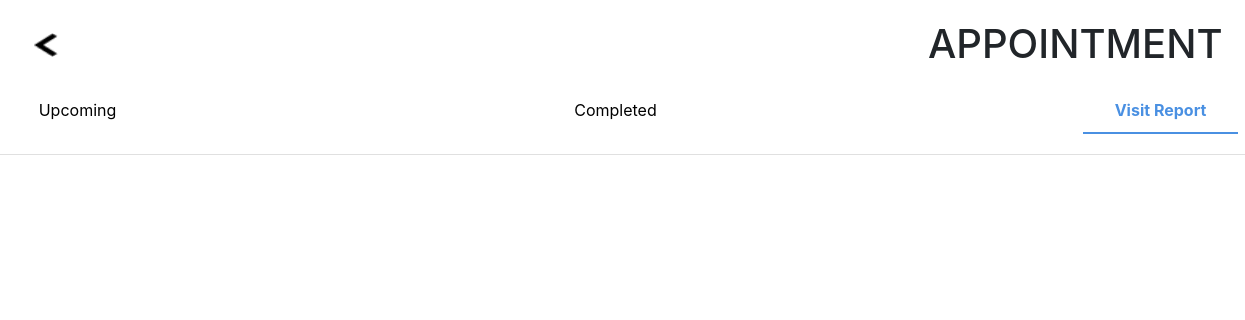
Before: /homepage/Appointment/visitReport.php (signed in) with the older database file.
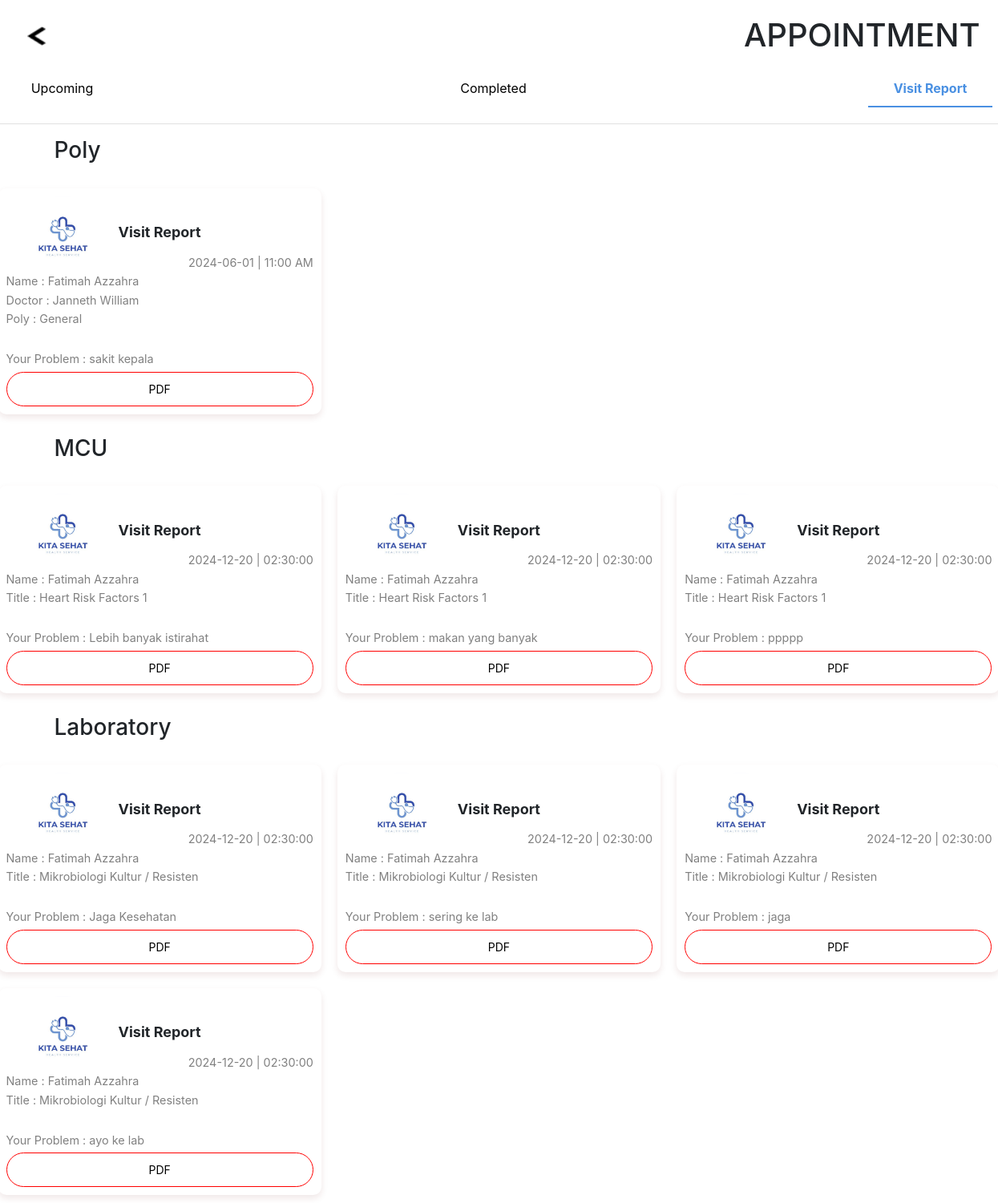
After: the same page with the newer database file.
### tables this page shows
CREATE TABLE `antrian` (
  `id` int(11) NOT NULL,
  `username` varchar(50) NOT NULL,
  `fullname` varchar(50) NOT NULL,
  `date` date NOT NULL,
  `hour` varchar(50) NOT NULL,
  `keluhan` text NOT NULL,
  `poly` varchar(50) NOT NULL,
  `dokter` varchar(50) NOT NULL,
  `status` varchar(50) NOT NULL,
  `pdf` varchar(50) NOT NULL,
  `visit` varchar(50) DEFAULT NULL,
  `no_antrian` int(11) NOT NULL,
  `saran` varchar(500) DEFAULT NULL,
  `pemeriksaan` date DEFAULT NULL,
  `obat` varchar(500) DEFAULT NULL
);

CREATE TABLE `mcu` (
  `id` int(11) NOT NULL,
  `username` varchar(50) NOT NULL,
  `fullname` varchar(50) NOT NULL,
  `title` varchar(50) NOT NULL,
  `harga` varchar(50) NOT NULL,
  `status` varchar(50) NOT NULL,
  `date` timestamp NOT NULL DEFAULT current_timestamp(),
  `no_antrian` int(11) NOT NULL,
  `saran` varchar(500) DEFAULT NULL,
  `visit` varchar(500) DEFAULT NULL,
  `obat` text DEFAULT NULL
);

CREATE TABLE `laboratory` (
  `id` int(11) NOT NULL,
  `username` varchar(50) NOT NULL,
  `fullname` varchar(50) NOT NULL,
  `title` varchar(50) NOT NULL,
  `harga` varchar(50) NOT NULL,
  `date` timestamp NOT NULL DEFAULT current_timestamp(),
  `no_antrian` int(11) NOT NULL,
  `status` varchar(50) NOT NULL,
  `saran` varchar(500) DEFAULT NULL,
  `visit` varchar(500) DEFAULT NULL,
  `obat` text DEFAULT NULL
);

### homepage/Appointment/visitReport.php (the view, shortened to what this page needs)
<?php
$username = $_SESSION["username"];
$conn = mysqli_connect('localhost', 'root', '', 'db_klinik');
$temp = mysqli_query($conn, "SELECT * FROM antrian WHERE username = '$username' AND status = 'completed' AND visit = 'sudah' ORDER BY date LIMIT 6");
$mcu = mysqli_query($conn, "SELECT * FROM mcu WHERE username = '$username' AND status = 'completed' AND visit = 'sudah' ORDER BY date LIMIT 6");
$lab = mysqli_query($conn, "SELECT * FROM laboratory WHERE username = '$username' AND status = 'completed' AND visit = 'sudah' ORDER BY date LIMIT 6");
?>
<!DOCTYPE html>
<html lang="en">
<head>
    <link rel="stylesheet" href="appointment.css">
    <link href="https://stackpath.bootstrapcdn.com/bootstrap/4.5.2/css/bootstrap.min.css" rel="stylesheet">
</head>
<body>
    <div class="container">
        <div class="header">
            <div class="container-fluid d-flex justify-content-between align-items-center">
                <a href="../" class="back-button"><img src="back.png" alt="Back" style="width: 24px; height: 24px;"></a>
                <h1>APPOINTMENT</h1>
            </div>
            <div class="tabs">
                <div class="tab"><a href="upcoming.php">Upcoming</a></div>
                <div class="tab"><a href= "completed.php">Completed</a></div>
                <div class="tab active"><a href="#">Visit Report</a></div>
            </div>
        </div>
        <?php if(mysqli_num_rows($temp) != 0) : ?>
        <h3 style="margin-top: 1rem;">Poly</h3>
        <div class="appointments">
            <?php while($data = mysqli_fetch_assoc($temp)) :?>
            <div class="appointment-card">
                <div class="appointment-header">
                    <img src="logo kita sehat.png" alt="Logo" class="logo">
                    <span class="report-title">Visit Report</span>
                </div>
                <div class="report-body">
                    <span class="report-date" ><?= $data["date"]?> | <?= $data["hour"]?></span>
                    <p>Name : <?= $data["fullname"]?></p>
                    <p>Doctor : <?= $data["dokter"]?></p>
                    <p>Poly : <?= $data["poly"]?></p>
                    <br>
                    <p>Your Problem : <?= $data["keluhan"]?></p>
                </div>
                <div class="report-footer">
                    <a href="visitpdf.php?id=<?= $data['id'] ?>" class="pdf-button">PDF</a>
                </div>
            </div>
            <?php endwhile; ?>
        </div>
        <?php endif ?>
        <?php if(mysqli_num_rows($mcu) != 0) : ?>
        <h3 style="margin-top: 1rem;">MCU</h3>
        <div class="appointments">
            <?php while($data = mysqli_fetch_assoc($mcu)) :?>
            <div class="appointment-card">
                <div class="appointment-header">
                    <img src="logo kita sehat.png" alt="Logo" class="logo">
                    <span class="report-title">Visit Report</span>
                </div>
                <div class="report-body">
                    <span class="report-date" ><?= explode(" ", $data["date"])[0] ?> | <?= explode(" ", $data["date"])[1] ?></span>
                    <p>Name : <?= $data["fullname"]?></p>
                    <p>Title : <?= $data["title"]?></p>
                    <br>
                    <p>Your Problem : <?= $data["saran"]?></p>
                </div>
                <div class="report-footer">
                    <a href="visitpdfmcu.php?id=<?= $data['id'] ?>" class="pdf-button">PDF</a>
                </div>
            </div>
            <?php endwhile; ?>
        </div>
        <?php endif ?>
        <?php if(mysqli_num_rows($lab) != 0) : ?>
        <h3 style="margin-top: 1rem;">Laboratory</h3>
        <div class="appointments">
            <?php while($data = mysqli_fetch_assoc($lab)) :?>
            <div class="appointment-card">
                <div class="appointment-header">
                    <img src="logo kita sehat.png" alt="Logo" class="logo">
                    <span class="report-title">Visit Report</span>
                </div>
                <div class="report-body">
                    <span class="report-date" ><?= explode(" ", $data["date"])[0] ?> | <?= explode(" ", $data["date"])[1] ?></span>
                    <p>Name : <?= $data["fullname"]?></p>
                    <p>Title : <?= $data["title"]?></p>
                    <br>
                    <p>Your Problem : <?= $data["saran"]?></p>
                </div>
                <div class="report-footer">
                    <a href="visitpdflab.php?id=<?= $data['id'] ?>" class="pdf-button">PDF</a>
                </div>
            </div>
            <?php endwhile; ?>
        </div>
        <?php endif ?>
    </div>
</body>
</html>

### homepage/Appointment/appointment.css (style rules this page uses)
body { font-family: "poppins"; background-color: #F0F2FF; margin: 0; padding: 0; }
.container { margin: auto; }
.header { background-color: #fff; padding: 20px; border-bottom: 1px solid #e0e0e0; margin-left: -80px; margin-right: -80px; }
a { text-decoration: none; color: white; padding: 0.7rem; border-radius: 1rem; transition: 0.3s; }
a:link, a:visited { color: rgb(0, 0, 0); }
.header h1 { margin: 0; }
.tabs { display: flex; justify-content: space-between; margin-top: 20px; }
.tab { padding: 10px 20px; cursor: pointer; border-bottom: 2px solid transparent; text-align: center; }
.tab.active { -webkit-text-fill-color: #4A90E2; border-bottom: 2px solid #4A90E2; font-weight: bold; }
.appointments { display: flex; flex-wrap: wrap; justify-content: space-between; margin-top: 20px; margin-left: -80px; margin-right: -80px; }
.appointment-card { background-color: #fff; border-radius: 10px; box-shadow: 0 4px 8px rgba(110, 19, 19, 0.1); margin: 10px; padding: 10px; width: calc(33.333% - 20px); box-sizing: border-box; }
.appointment-header { display: flex; align-items: center; justify-content: space-around; margin-bottom: 10px; }
.appointment-header img { border-radius: 50%; margin: 0 20px; width: 100px; height: 100px; }
.logo { width: 40px; height: 40px; }
.report-title { font-size: 18px; font-weight: bold; flex-grow: 1; text-align: left; margin-top: -10px; }
.report-date { font-size: 0.9em; color: gray; margin-top: 5px; text-align: right; flex-shrink: 0; display: block; }
.report-body { margin-top: -38px; }
.report-body p { margin: 2px 0; font-size: 0.9em; color: gray; }
.pdf-button { display: block; text-align: center; padding: 10px 20px; margin-top: 5px; cursor: pointer; border: 1px solid red; color: red; text-decoration: none; border-radius: 5px; font-size: 14px; transition: background-color 0.3s; border-radius: 2rem; }

Changed rows visible on the page:
now on this page (row edited): antrian: date "2024-06-01", hour "11:00 AM", fullname "Fatimah Azzahra", dokter "Janneth William", poly "General", keluhan "sakit kepala"
added mcu: date "2024-12-20", date "02:30:00", fullname "Fatimah Azzahra", title "Heart Risk Factors 1", saran "Lebih banyak istirahat"
added mcu: date "2024-12-20", date "02:30:00", fullname "Fatimah Azzahra", title "Heart Risk Factors 1", saran "makan yang banyak"
added mcu: date "2024-12-20", date "02:30:00", fullname "Fatimah Azzahra", title "Heart Risk Factors 1", saran "ppppp"
added laboratory: date "2024-12-20", date "02:30:00", fullname "Fatimah Azzahra", title "Mikrobiologi Kultur / Resisten", saran "Jaga Kesehatan"
added laboratory: date "2024-12-20", date "02:30:00", fullname "Fatimah Azzahra", title "Mikrobiologi Kultur / Resisten", saran "sering ke lab"
added laboratory: date "2024-12-20", date "02:30:00", fullname "Fatimah Azzahra", title "Mikrobiologi Kultur / Resisten", saran "jaga"
added laboratory: date "2024-12-20", date "02:30:00", fullname "Fatimah Azzahra", title "Mikrobiologi Kultur / Resisten", saran "ayo ke lab"
Other visible differences:
text now shown: "Poly MCU Laboratory"
